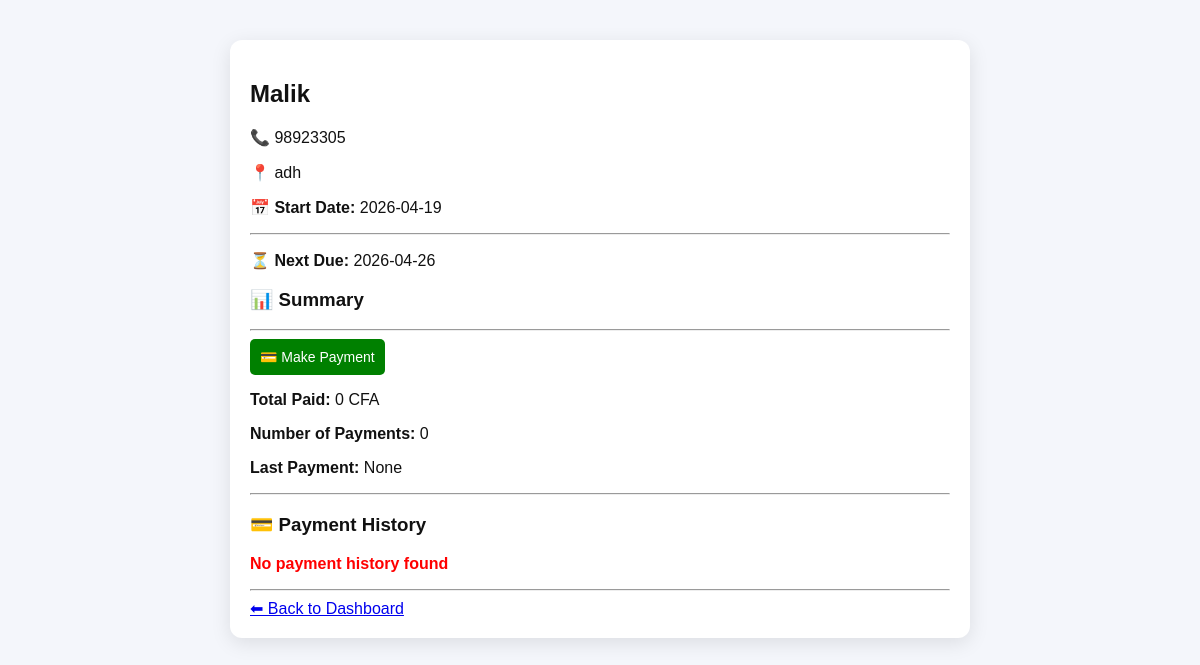
/renter/4 (signed in), run on the app's committed database.
### tables this page shows
CREATE TABLE renters (
            id INTEGER PRIMARY KEY AUTOINCREMENT,
            name TEXT,
            phone TEXT,
            address TEXT,
            barrow TEXT,
            start_date TEXT,
            due_date TEXT,
            paid TEXT,
            last_payment_date TEXT   
        );

### app.py (the view)
@app.route("/renter/<int:id>")
def renter_profile(id):
    if "user" not in session:
        return redirect("/login")
    conn = sqlite3.connect("database.db")
    c = conn.cursor()
    c.execute("SELECT * FROM renters WHERE id=?", (id,))
    renter = c.fetchone()
    c.execute("""
        SELECT amount, payment_date
        FROM payments
        WHERE renter_id=?
        ORDER BY payment_date DESC
    """, (id,))
    payments = c.fetchall()
    total_paid = sum([int(p[0]) for p in payments]) if payments else 0
    total_payments = len(payments)
    last_payment = payments[0][1] if payments else None
    conn.close()
    return render_template(
        "renter.html",
        renter=renter,
        payments=payments,
        total_paid=total_paid,
        total_payments=total_payments,
        last_payment=last_payment
    )

### templates/renter.html (shortened to what this page needs)
<!DOCTYPE html>
<html>
<head>
    <link rel="stylesheet" href="/static/style.css">
</head>
<body>
<div class="profile-container">
    <h2>{{ renter[1] }}</h2>
    <p>📞 {{ renter[2] }}</p>
    <p>📍 {{ renter[3] }}</p>
    <p><strong>📅 Start Date:</strong> {{ renter[5] }}</p>
    <hr>
    <p><strong>⏳ Next Due:</strong> {{ renter[6] }}</p>
    <h3>📊 Summary</h3>
    <hr>
    <a href="/pay/{{ renter[0] }}">
        <button style="padding:10px; background:green; color:white; border:none; border-radius:5px;">
            💳 Make Payment
        </button>
    </a>
    <p><strong>Total Paid:</strong> {{ total_paid }} CFA</p>
    <p><strong>Number of Payments:</strong> {{ total_payments }}</p>
    <p><strong>Last Payment:</strong>
        {% if last_payment %}
            {{ last_payment }}
        {% else %}
            None
        {% endif %}
    </p>
    <hr>
    <h3>💳 Payment History</h3>
    {% if payments and payments|length > 0 %}
    <table border="1" cellpadding="8" cellspacing="0">
        <tr>
            <th>#</th>
            <th>Amount</th>
            <th>Date</th>
        </tr>
        {% for p in payments %}
        <tr>
            <td>{{ loop.index }}</td>
            <td>{{ p[0] }} CFA</td>
            <td>{{ p[1] }}</td>
        </tr>
        {% endfor %}
    </table>
    {% else %}
    <p style="color:red; font-weight:bold;">No payment history found</p>
    {% endif %}
    <hr>
    <a href="/dashboard">⬅ Back to Dashboard</a>
</div>
</body>
</html>

### static/style.css (style rules this page uses)
body { margin: 0; font-family: Arial, sans-serif; background: #f4f6fb; color: #111; }
.profile-container { max-width: 700px; margin: 40px auto; padding: 20px; background: white; border-radius: 12px; box-shadow: 0 5px 20px rgba(0,0,0,0.1); }
button, .btn { background: #2563eb; color: white; padding: 8px 14px; border-radius: 10px; border: none; text-decoration: none; display: inline-block; transition: all 0.2s ease; cursor: pointer; font-size: 14px; }
body { animation: fadeIn 0.4s ease-in-out; }

### data on the page
renters: name "Malik", phone "98923305", address "adh", start_date "2026-04-19", due_date "2026-04-26"

### other printed values
{{ total_paid }} "0"
{{ total_payments }} "0"
